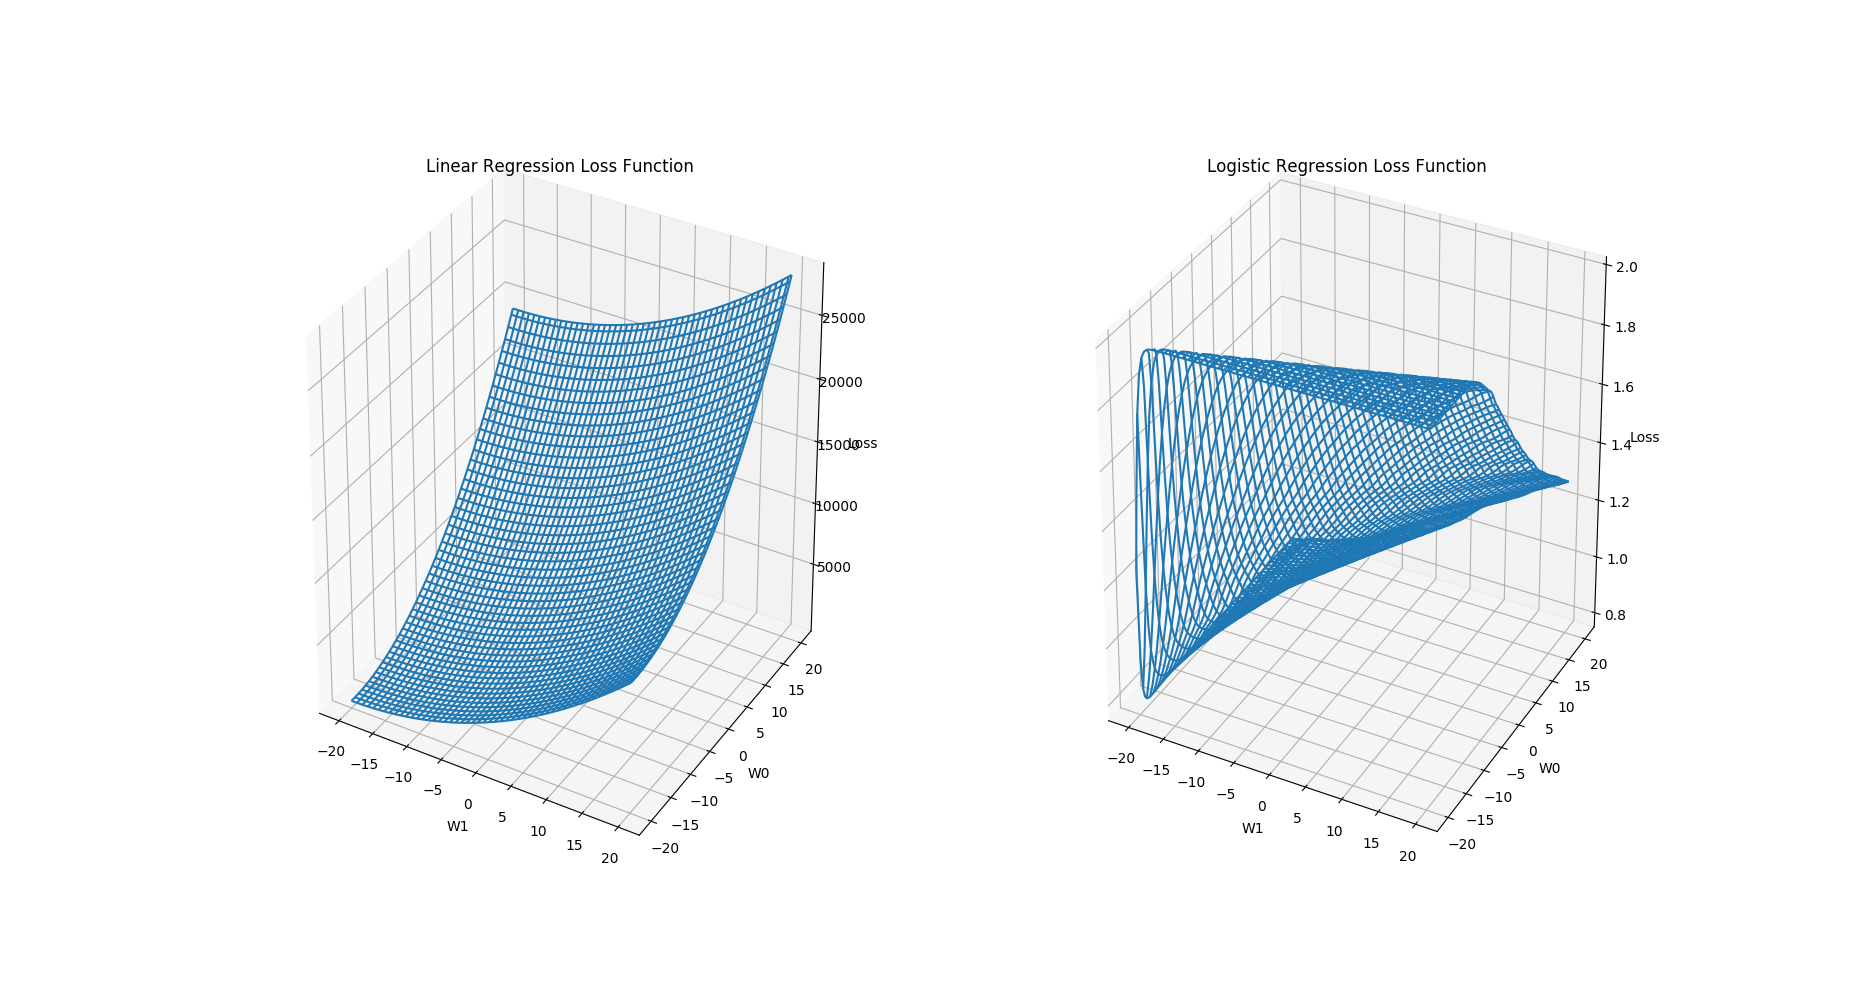

This chart was generated by the following Python code:
import numpy as np
import matplotlib.pyplot as plt
from mpl_toolkits.mplot3d import axes3d

def sigmoid(x):
    return 1 / (1 + np.exp(-x))

def logistic_regression_loss(W,X,Y):
    return np.sum(np.square(sigmoid(X.dot(W)) - Y)) / Y.size

def linear_regression_loss(W,X,Y):
    return np.sum(np.square(X.dot(W) - Y)) / Y.size

if __name__ == '__main__':
    N = 1000
    points_a = np.random.normal(1,1,(N,1))
    points_b = np.random.normal(-1,1,(N,1))

    X = np.vstack((points_a,points_b))
    X = np.c_[X,np.ones(X.shape[0])]
    Y = np.hstack((np.ones(N),-np.ones(N)))

    # print(X.shape)
    # print(Y.shape)

    M = 100
    x = np.linspace(-20,20,M)
    xx,yy = np.meshgrid(x,x)

    Z1 = np.zeros((M,M))
    Z2 = np.zeros((M,M))

    for i in range(M):
        for j in range(M):
            W = np.array([i,j])
            Z1[i][j] = linear_regression_loss(W,X,Y)
            Z2[i][j] = logistic_regression_loss(W,X,Y)

    fig = plt.figure()

    ax1 = fig.add_subplot(121, projection='3d')
    ax1.plot_wireframe(xx,yy,Z1)
    ax1.set_xlabel('W1')
    ax1.set_ylabel('W0')
    ax1.set_zlabel('Loss')
    ax1.set_title("Linear Regression Loss Function")

    ax2 = fig.add_subplot(122, projection='3d')
    ax2.plot_wireframe(xx,yy,Z2)
    ax2.set_xlabel('W1')
    ax2.set_ylabel('W0')
    ax2.set_zlabel('Loss')
    ax2.set_title("Logistic Regression Loss Function")

    plt.show()
